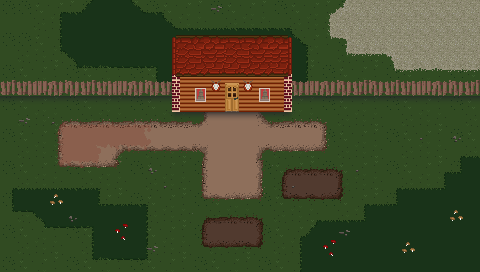

A level layout from a 2D game, rendered from its tile map. Below: a short description, then the map file with tile-grid data replaced by summaries:
An orthogonal 30x17 tile map with 16x16 px tiles, 14 tile layers (ground, ground-overlay, ground-overlay2, ground-overlay3, ...) and 29 objects (17x PROP, 5x COLLISIONBOX, 4x LIGHTSOURCE, AREA, SPAWNPOINT, ...).

<map version="1.2" tiledversion="1.3.2" orientation="orthogonal" renderorder="right-down" width="30" height="17" tilewidth="16" tileheight="16" infinite="0" nextlayerid="21" nextobjectid="36" name="monday">
 <properties>
  <property name="GRAVITY" type="int" value="0" />
  <property name="minPumpkins" value="2" />
 </properties>
 <tileset firstgid="1" source="tiles-greenhouse.tsx" />
 <layer id="1" name="ground" width="30" height="17">
  <data>[510 cells, 510 non-empty, 10 distinct tile ids]</data>
 </layer>
 <layer id="2" name="ground-overlay" width="30" height="17">
  <data>[510 cells, 347 non-empty, 59 distinct tile ids]</data>
 </layer>
 <layer id="9" name="ground-overlay2" width="30" height="17">
  <data>[510 cells, 25 non-empty, 14 distinct tile ids]</data>
 </layer>
 <layer id="16" name="ground-overlay3" width="30" height="17">
  <data>[510 cells, 0 non-empty, 0 distinct tile ids]</data>
 </layer>
 <layer id="18" name="ground-shadows" width="30" height="17">
  <data>[510 cells, 32 non-empty, 3 distinct tile ids]</data>
 </layer>
 <layer id="19" name="ground-props" width="30" height="17">
  <data>[510 cells, 17 non-empty, 5 distinct tile ids]</data>
 </layer>
 <layer id="3" name="walls" width="30" height="17">
  <data>[510 cells, 44 non-empty, 8 distinct tile ids]</data>
 </layer>
 <objectgroup color="#0033ff" id="10" name="Areas">
  <object id="9" type="AREA" x="63" y="128" width="48" height="38">
   <properties>
    <property name="tags" value="refillwater" />
   </properties>
  </object>
 </objectgroup>
 <objectgroup id="11" name="Spawns">
  <object id="8" name="farmer" type="SPAWNPOINT" x="224" y="128" width="16" height="16" />
 </objectgroup>
 <objectgroup id="12" name="Props">
  <object id="5" type="PROP" x="303" y="176" width="19" height="16">
   <properties>
    <property name="addShadow" type="bool" value="true" />
    <property name="collision" type="bool" value="true" />
    <property name="collisionAlign" value="CENTER" />
    <property name="collisionType" value="DYNAMIC" />
    <property name="collisionValign" value="DOWN" />
    <property name="collisionboxHeight" value="8.0" />
    <property name="collisionboxWidth" value="19" />
    <property name="flipHorizontally" type="bool" value="true" />
    <property name="flipVertically" type="bool" value="false" />
    <property name="hitpoints" value="100" />
    <property name="indestructible" type="bool" value="false" />
    <property name="rotationSprite" value="NONE" />
    <property name="scaling" type="bool" value="false" />
    <property name="spritesheetName" value="pumpkin" />
   </properties>
  </object>
  <object id="10" type="PROP" x="72" y="110" width="30" height="48">
   <properties>
    <property name="addShadow" type="bool" value="true" />
    <property name="collision" type="bool" value="true" />
    <property name="collisionType" value="STATIC" />
    <property name="collisionboxHeight" value="16.0" />
    <property name="collisionboxWidth" value="30.0" />
    <property name="indestructible" type="bool" value="true" />
    <property name="spritesheetName" value="well" />
   </properties>
  </object>
  <object id="32" type="PROP" x="214" y="107" width="6" height="11">
   <properties>
    <property name="addShadow" type="bool" value="true" />
    <property name="collision" type="bool" value="true" />
    <property name="collisionboxHeight" type="float" value="4.4" />
    <property name="collisionboxWidth" value="6.0" />
    <property name="indestructible" type="bool" value="false" />
    <property name="spritesheetName" value="pushcart" />
   </properties>
  </object>
  <object id="15" type="PROP" x="372" y="5" width="80" height="35">
   <properties>
    <property name="addShadow" type="bool" value="true" />
    <property name="collision" type="bool" value="true" />
    <property name="collisionboxHeight" type="float" value="14" />
    <property name="collisionboxWidth" type="float" value="32" />
    <property name="indestructible" type="bool" value="false" />
    <property name="spritesheetName" value="car8" />
   </properties>
  </object>
  <object id="16" type="PROP" x="138" y="32" width="16" height="11">
   <properties>
    <property name="addShadow" type="bool" value="true" />
    <property name="collision" type="bool" value="true" />
    <property name="collisionboxHeight" type="float" value="4.4" />
    <property name="collisionboxWidth" type="float" value="6.4" />
    <property name="indestructible" type="bool" value="false" />
    <property name="spritesheetName" value="pallet4" />
   </properties>
  </object>
  <object id="17" type="PROP" x="99" y="29" width="16" height="11">
   <properties>
    <property name="addShadow" type="bool" value="true" />
    <property name="collision" type="bool" value="true" />
    <property name="collisionboxHeight" type="float" value="4.4" />
    <property name="collisionboxWidth" type="float" value="6.4" />
    <property name="indestructible" type="bool" value="false" />
    <property name="spritesheetName" value="pallet4" />
   </properties>
  </object>
  <object id="18" type="PROP" x="119" y="19" width="16" height="11">
   <properties>
    <property name="addShadow" type="bool" value="true" />
    <property name="collision" type="bool" value="true" />
    <property name="collisionboxHeight" type="float" value="4.4" />
    <property name="collisionboxWidth" type="float" value="6.4" />
    <property name="indestructible" type="bool" value="false" />
    <property name="spritesheetName" value="pallet4" />
   </properties>
  </object>
  <object id="19" type="PROP" x="142" y="45" width="6" height="11">
   <properties>
    <property name="addShadow" type="bool" value="true" />
    <property name="collision" type="bool" value="true" />
    <property name="collisionboxHeight" type="float" value="4.4" />
    <property name="collisionboxWidth" type="float" value="2.4000000000000004" />
    <property name="indestructible" type="bool" value="false" />
    <property name="spritesheetName" value="pushcart" />
   </properties>
  </object>
  </objectgroup>
 <objectgroup id="13" name="Lights" visible="0">
  <!-- 4 objects omitted --></objectgroup>
 <objectgroup id="14" name="Collision">
  <!-- 5 objects omitted --></objectgroup>
 <layer id="4" name="walls-overlay1" width="30" height="17">
  <data>[510 cells, 14 non-empty, 6 distinct tile ids]</data>
 </layer>
 <layer id="5" name="walls-overlay2" width="30" height="17">
  <properties>
   <property name="RENDERTYPE" value="OVERLAY" />
  </properties>
  <data>[510 cells, 2 non-empty, 1 distinct tile ids]</data>
 </layer>
 <layer id="6" name="wall-top" width="30" height="17">
  <data>[510 cells, 0 non-empty, 0 distinct tile ids]</data>
 </layer>
 <layer id="8" name="wall-top-overlay" width="30" height="17">
  <data>[510 cells, 0 non-empty, 0 distinct tile ids]</data>
 </layer>
 <layer id="15" name="roof" width="30" height="17">
  <data>[510 cells, 27 non-empty, 15 distinct tile ids]</data>
 </layer>
 <layer id="17" name="roof-overlay" width="30" height="17">
  <properties>
   <property name="RENDERTYPE" value="OVERLAY" />
  </properties>
  <data>[510 cells, 0 non-empty, 0 distinct tile ids]</data>
 </layer>
 <layer id="7" name="foreground" width="30" height="17">
  <data>[510 cells, 0 non-empty, 0 distinct tile ids]</data>
 </layer>
 <objectgroup id="20" name="Emitters" />
</map>
<!-- 19 of 29 objects omitted -->
